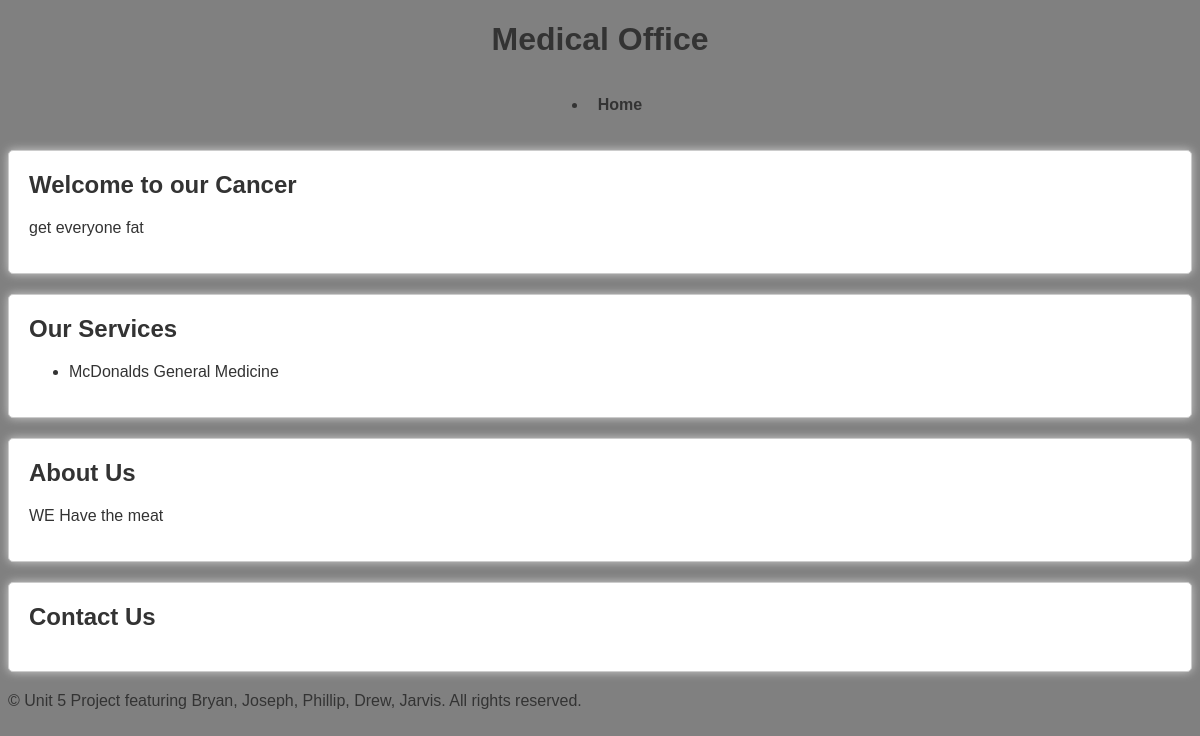
Before: /business/1/templates/ with the older database file.
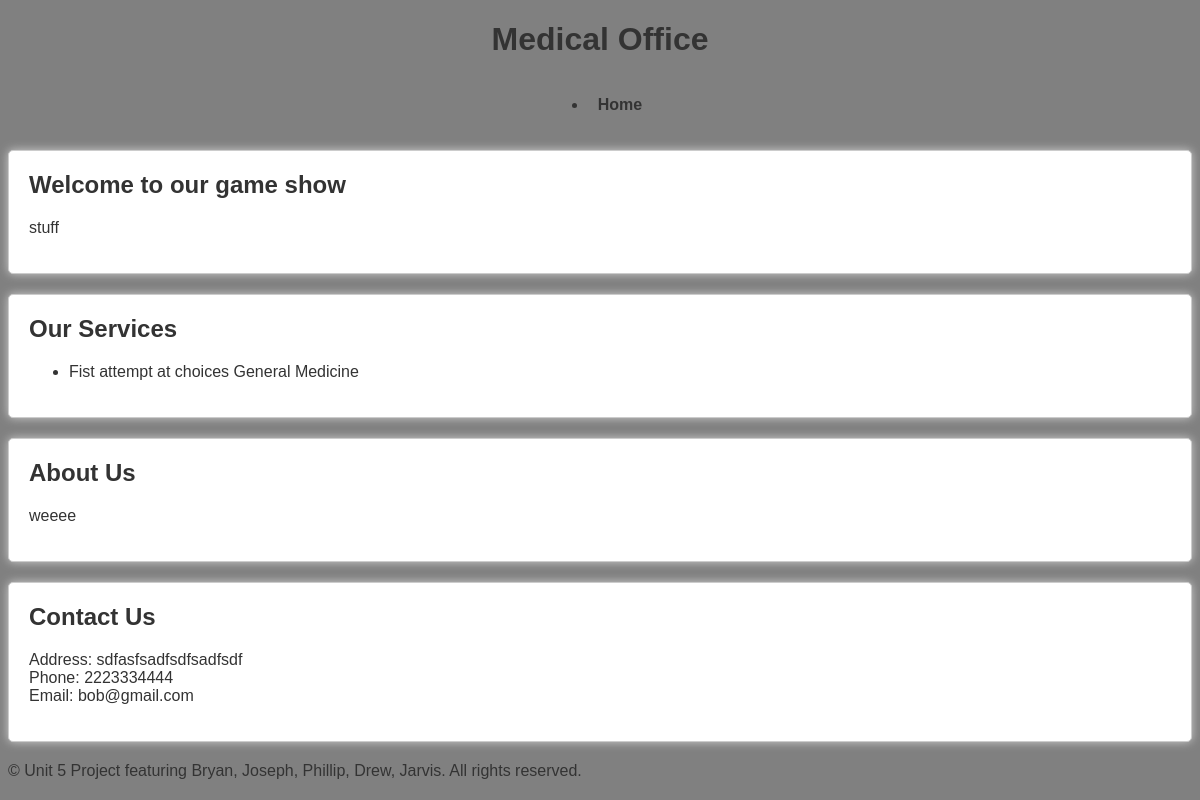
After: the same page with the newer database file.
### app/models.py (models this page shows, shortened)
class businessTemplateDatabase(models.Model):
    CHOICES = (
        ("medical_office", "Medical Office"),
        ("Blog", "Blog"),
        ("Phillip", "Phillip"),
    )
    templateId = models.TextField()
    name = models.TextField(max_length=255)
    description = models.TextField(max_length=255)
    type = models.TextField(max_length=255)
    missionStatement = models.TextField(max_length=1500)
    template_choice = models.CharField(max_length=50, choices=CHOICES, null=True)
    profile = models.ForeignKey(
        Profile, related_name="business", on_delete=models.CASCADE
    )

class businessContactInfoDatabase(models.Model):
    email = models.TextField(max_length=255)
    phoneNumber = models.IntegerField(verbose_name="phone number")
    address = models.TextField()
    business = models.ForeignKey(
        businessTemplateDatabase, related_name="contact", on_delete=models.CASCADE
    )

### app/views.py (the view, shortened to what this page needs)
# urls.py: path("business/<int:business_id>/templates/", templatesView, name="templates"),
def templatesView(request, business_id):
    try:
        business = businessTemplateDatabase.objects.get(id=business_id)
        business_contact = businessContactInfoDatabase.objects.filter(
            business=business_id
        )
    except businessTemplateDatabase.DoesNotExist:
        return HttpResponseNotFound("Business does not exist")
    template_choice = business.template_choice
    if template_choice == "medical_office":
        context = {
            "medical_office": "Medical Office",
            "business": business,
            "business_contact": business_contact,
        }
        return render(request, "medical_office.html", context)

### app/templates/medical_office.html (shortened to what this page needs)
{% load static %}
<!DOCTYPE html>
<html>
  <head>
    <link
      rel="stylesheet"
      type="text/css"
      href="{% static 'drewstyles.css' %}"
    />
  </head>
  <body>
    <header>
      <h1 class="medical">{{ medical_office }}</h1>
      <nav>
        <ul>
          <li><a href="medical_office/home/">Home</a></li>
        </ul>
      </nav>
    </header>
    <main>
      <section>
        <h2>Welcome to our {{ business.type }}</h2>
        <p>{{ business.missionStatement }}</p>
      </section>
      <section>
        <h2>Our Services</h2>
        <ul>
          <li>{{ business.name }} General Medicine</li>
        </ul>
      </section>
      <section>
        <h2>About Us</h2>
        <p>{{ business.description }}</p>
      </section>
      <section>
        <h2>Contact Us</h2>
        {% for contact in business_contact %}
        <p>
          Address: {{contact.address}}<br />
          Phone: {{contact.phoneNumber}}<br />
          Email: {{contact.email}}
        </p>
        {% endfor %}
      </section>
    </main>
    <footer>
      <p>
        <span>
          &copy; Unit 5 Project featuring Bryan, Joseph, Phillip, Drew, Jarvis.
          All rights reserved.
        </span>
      </p>
    </footer>
  </body>
</html>

Changed rows visible on the page:
changed businessTemplateDatabase: type "Cancer" → "game show"; missionStatement "get everyone fat" → "stuff"; name "McDonalds" → "Fist attempt at choices"; description "WE Have the meat" → "weeee"
added businessContactInfoDatabase: address "sdfasfsadfsdfsadfsdf", phoneNumber "2223334444", email "bob@gmail.com"
